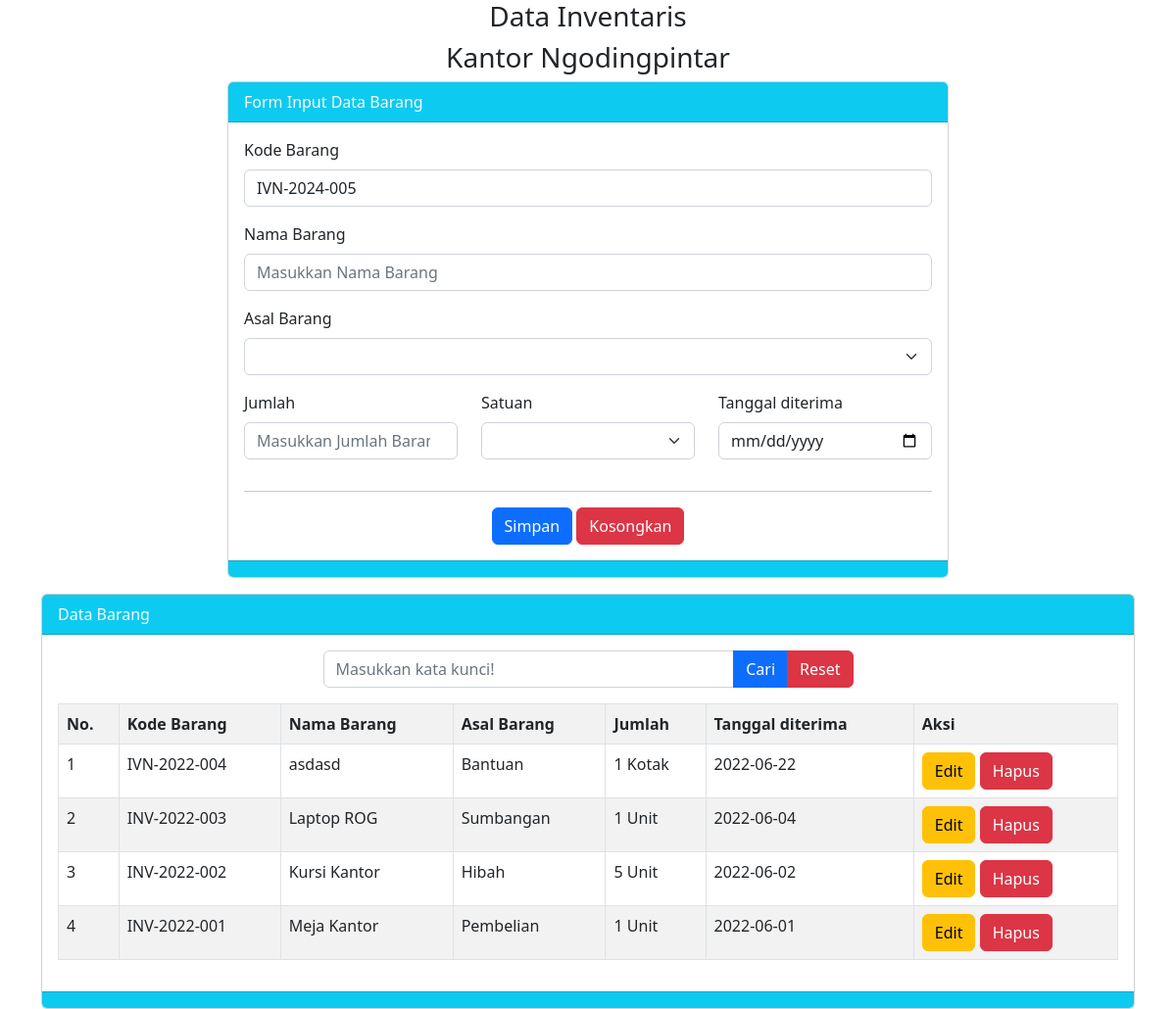
Page /alfiandanur/index.php on the committed database.
### tables this page shows
CREATE TABLE `tbarang` (
  `id_barang` int(11) NOT NULL,
  `kode` varchar(15) NOT NULL,
  `nama` varchar(100) NOT NULL,
  `asal` varchar(25) NOT NULL,
  `jumlah` int(4) NOT NULL,
  `satuan` varchar(15) NOT NULL,
  `tanggal_diterima` date NOT NULL,
  `tanggal_simpan` timestamp NOT NULL DEFAULT CURRENT_TIMESTAMP ON UPDATE CURRENT_TIMESTAMP
);

### alfiandanur/index.php (the view, shortened to what this page needs)
<?php
$server = "localhost";
$user = "root";
$password = "";
$database = "dbcrud2024";
$koneksi = mysqli_connect($server, $user, $password, $database) or die(mysqli_error($koneksi));
$q = mysqli_query($koneksi, "SELECT kode FROM tbarang order by kode desc limit 1");
$datax = mysqli_fetch_array($q);
if ($datax) {
    $no_terakhir = substr($datax['kode'], -3);
    $no = $no_terakhir + 1;
    if ($no > 0 and $no < 10) {
        $kode = "00" . $no;
    } else if ($no > 10 and $no < 100) {
        $kode = "0" . $no;
    } else if ($no > 100) {
        $kode = $no;
    }
} else {
    $kode = "001";
}
$tahun = date('Y');
$vkode = "IVN-" . $tahun . '-' . $kode;
$vnama = "";
$vasal = "";
$vjumlah = "";
$vsatuan = "";
$vtanggal_diterima = "";
?>
<!doctype html>
<html lang="en">
<head>
    <link href="https://cdn.jsdelivr.net/npm/bootstrap@5.2.0-beta1/dist/css/bootstrap.min.css" rel="stylesheet">
</head>
<body>
    <div class="container">
        <h3 class="text-center">Data Inventaris</h3>
        <h3 class="text-center">Kantor Ngodingpintar</h3>
        <div class="row">
            <div class="col-md-8 mx-auto">
                <div class="card">
                    <div class="card-header bg-info text-light">
                        Form Input Data Barang
                    </div>
                    <div class="card-body">
                        <form method="POST">
                            <div class="mb-3">
                                <label class="form-label">Kode Barang</label>
                                <input type="text" name="tkode" value="<?= $vkode ?>" class="form-control" placeholder="Masukkan Kode Barang">
                            </div>
                            <div class="mb-3">
                                <label class="form-label">Nama Barang</label>
                                <input type="text" name="tnama" value="<?= $vnama ?>" class="form-control" placeholder="Masukkan Nama Barang">
                            </div>
                            <div class="mb-3">
                                <label class="form-label">Asal Barang</label>
                                <select class="form-select" name="tasal">
                                    <option value="<?= $vasal ?>"><?= $vasal ?></option>
                                    <option value="Pembelian">Pembelian</option>
                                </select>
                            </div>
                            <div class="row">
                                <div class="col">
                                    <div class="mb-3">
                                        <label class="form-label">Jumlah</label>
                                        <input type="number" name="tjumlah" value="<?= $vjumlah ?>" class="form-control" placeholder="Masukkan Jumlah Barang">
                                    </div>
                                </div>
                                <div class="col">
                                    <div class="mb-3">
                                        <label class="form-label">Satuan</label>
                                        <select class="form-select" name="tsatuan">
                                            <option value="<?= $vsatuan ?>"><?= $vsatuan ?></option>
                                            <option value="Unit">Unit</option>
                                        </select>
                                    </div>
                                </div>
                                <div class="col">
                                    <div class="mb-3">
                                        <label class="form-label">Tanggal diterima</label>
                                        <input type="date" name="ttanggal_diterima" value="<?= $vtanggal_diterima ?>" class="form-control" placeholder="Masukkan Jumlah Barang">
                                    </div>
                                </div>
                                <div class="text-center">
                                    <hr>
                                    <button class="btn btn-primary" name="bsimpan" type="submit">Simpan</button>
                                    <button class="btn btn-danger" name="bkosongkan" type="reset">Kosongkan</button>
                                </div>
                            </div>
                        </form>
                    </div>
                    <div class="card-footer bg-info">
                    </div>
                </div>
            </div>
        </div>
        <div class="card mt-3">
            <div class="card-header bg-info text-light">
                Data Barang
            </div>
            <div class="card-body">
                <div class="col-md-6 mx-auto">
                    <form method="POST">
                        <div class="input-group mb-3">
                            <input type="text" name="tcari" value="<?= @$_POST['tcari'] ?>" class="form-control" placeholder="Masukkan kata kunci!">
                            <button class="btn btn-primary" name="bcari" type="submit">Cari</button>
                            <button class="btn btn-danger" name="breset" type="submit">Reset</button>
                        </div>
                    </form>
                </div>
                <table class="table table-striped table-hover table-bordered">
                    <tr>
                        <th>No.</th>
                        <th>Kode Barang</th>
                        <th>Nama Barang</th>
                        <th>Asal Barang</th>
                        <th>Jumlah</th>
                        <th>Tanggal diterima</th>
                        <th>Aksi</th>
                    </tr>
                    <?php
                    $no = 1;
                    if (isset($_POST['bcari'])) {
                        $keyword = $_POST['tcari'];
                        $q = "SELECT * FROM tbarang WHERE kode like '%$keyword%' or nama like '%$keyword%' or asal like '%$keyword%' order by id_barang desc  ";
                    } else {
                        $q = "SELECT * FROM tbarang order by id_barang desc";
                    }
                    $tampil = mysqli_query($koneksi, $q);
                    while ($data = mysqli_fetch_array($tampil)) :
                    ?>
                        <tr>
                            <td><?= $no++ ?></td>
                            <td><?= $data['kode'] ?></td>
                            <td><?= $data['nama'] ?></td>
                            <td><?= $data['asal'] ?></td>
                            <td><?= $data['jumlah'] ?> <?= $data['satuan'] ?></td>
                            <td><?= $data['tanggal_diterima'] ?></td>
                            <td>
                                <a href="index.php?hal=edit&id=<?= $data['id_barang'] ?>" class="btn btn-warning">Edit</a>
                                <a href="index.php?hal=hapus&id=<?= $data['id_barang'] ?>" class="btn btn-danger" onclick="return confirm('Apakah anda Yakin akan Hapus Data ini?')">Hapus</a>
                            </td>
                        </tr>
                    <?php endwhile; ?>
                </table>
            </div>
            <div class="card-footer bg-info">
            </div>
        </div>
    </div>
</body>
</html>

### rows in the picture
tbarang: tkode "IVN-2024-005", kode "IVN-2022-004", nama "asdasd", asal "Bantuan", jumlah "1", satuan "Kotak", tanggal_diterima "2022-06-22"
tbarang: kode "INV-2022-003", nama "Laptop ROG", asal "Sumbangan", jumlah "1", satuan "Unit", tanggal_diterima "2022-06-04"
tbarang: kode "INV-2022-002", nama "Kursi Kantor", asal "Hibah", jumlah "5", satuan "Unit", tanggal_diterima "2022-06-02"
tbarang: kode "INV-2022-001", nama "Meja Kantor", asal "Pembelian", jumlah "1", satuan "Unit", tanggal_diterima "2022-06-01"
